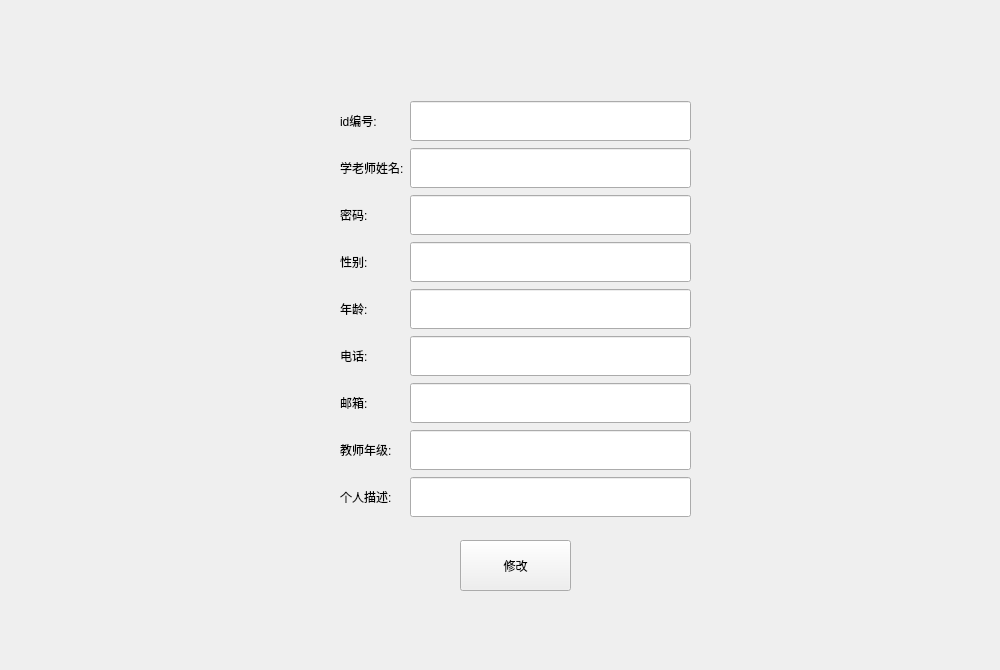
<?xml version="1.0" encoding="UTF-8"?>
<ui version="4.0">
 <class>ChildWidgetG</class>
 <widget class="QWidget" name="ChildWidgetG">
  <property name="geometry">
   <rect>
    <x>0</x>
    <y>0</y>
    <width>1000</width>
    <height>670</height>
   </rect>
  </property>
  <property name="windowTitle">
   <string>Form</string>
  </property>
  <widget class="QWidget" name="gridLayoutWidget">
   <property name="geometry">
    <rect>
     <x>340</x>
     <y>100</y>
     <width>351</width>
     <height>421</height>
    </rect>
   </property>
   <layout class="QGridLayout" name="gridLayout">
    <item row="0" column="0">
     <widget class="QLabel" name="label">
      <property name="text">
       <string>id编号:</string>
      </property>
     </widget>
    </item>
    <item row="6" column="0">
     <widget class="QLabel" name="label_7">
      <property name="text">
       <string>邮箱:</string>
      </property>
     </widget>
    </item>
    <item row="3" column="0">
     <widget class="QLabel" name="label_3">
      <property name="text">
       <string>性别:</string>
      </property>
     </widget>
    </item>
    <item row="0" column="1">
     <widget class="QLineEdit" name="lineEdit_1">
      <property name="minimumSize">
       <size>
        <width>0</width>
        <height>40</height>
       </size>
      </property>
     </widget>
    </item>
    <item row="4" column="0">
     <widget class="QLabel" name="label_5">
      <property name="text">
       <string>年龄:</string>
      </property>
     </widget>
    </item>
    <item row="2" column="0">
     <widget class="QLabel" name="label_4">
      <property name="text">
       <string>密码:</string>
      </property>
     </widget>
    </item>
    <item row="1" column="0">
     <widget class="QLabel" name="label_2">
      <property name="text">
       <string>学老师姓名:</string>
      </property>
     </widget>
    </item>
    <item row="5" column="0">
     <widget class="QLabel" name="label_6">
      <property name="text">
       <string>电话:</string>
      </property>
     </widget>
    </item>
    <item row="8" column="0">
     <widget class="QLabel" name="label_8">
      <property name="text">
       <string>个人描述:</string>
      </property>
     </widget>
    </item>
    <item row="1" column="1">
     <widget class="QLineEdit" name="lineEdit_2">
      <property name="minimumSize">
       <size>
        <width>0</width>
        <height>40</height>
       </size>
      </property>
     </widget>
    </item>
    <item row="3" column="1">
     <widget class="QLineEdit" name="lineEdit_4">
      <property name="minimumSize">
       <size>
        <width>0</width>
        <height>40</height>
       </size>
      </property>
     </widget>
    </item>
    <item row="4" column="1">
     <widget class="QLineEdit" name="lineEdit_5">
      <property name="minimumSize">
       <size>
        <width>0</width>
        <height>40</height>
       </size>
      </property>
     </widget>
    </item>
    <item row="5" column="1">
     <widget class="QLineEdit" name="lineEdit_6">
      <property name="minimumSize">
       <size>
        <width>0</width>
        <height>40</height>
       </size>
      </property>
     </widget>
    </item>
    <item row="6" column="1">
     <widget class="QLineEdit" name="lineEdit_7">
      <property name="minimumSize">
       <size>
        <width>0</width>
        <height>40</height>
       </size>
      </property>
     </widget>
    </item>
    <item row="8" column="1">
     <widget class="QLineEdit" name="lineEdit_9">
      <property name="minimumSize">
       <size>
        <width>0</width>
        <height>40</height>
       </size>
      </property>
     </widget>
    </item>
    <item row="2" column="1">
     <widget class="QLineEdit" name="lineEdit_3">
      <property name="minimumSize">
       <size>
        <width>0</width>
        <height>40</height>
       </size>
      </property>
     </widget>
    </item>
    <item row="7" column="1">
     <widget class="QLineEdit" name="lineEdit_8">
      <property name="minimumSize">
       <size>
        <width>0</width>
        <height>40</height>
       </size>
      </property>
     </widget>
    </item>
    <item row="7" column="0">
     <widget class="QLabel" name="label_9">
      <property name="text">
       <string>教师年级:</string>
      </property>
     </widget>
    </item>
   </layout>
  </widget>
  <widget class="QPushButton" name="btn_resiger">
   <property name="geometry">
    <rect>
     <x>460</x>
     <y>540</y>
     <width>111</width>
     <height>51</height>
    </rect>
   </property>
   <property name="text">
    <string>修改</string>
   </property>
  </widget>
 </widget>
 <resources/>
 <connections/>
</ui>
